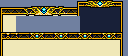

A 2D game scene composited from a Tiled map and its tileset images. What follows is a short description and the map's XML, with every tile layer's data as written:
An orthogonal 16x7 tile map with 8x8 px tiles, 1 tile layer (Tile Layer 1).

<map version="1.5" tiledversion="1.7.2" orientation="orthogonal" renderorder="right-down" width="16" height="7" tilewidth="8" tileheight="8" infinite="0" nextlayerid="2" nextobjectid="1">
 <tileset firstgid="1" name="MenuTiles" tilewidth="8" tileheight="8" tilecount="136" columns="17">
  <image source="Fenreir_BattleTileset.png" width="136" height="64" />
 </tileset>
 <layer id="1" name="Tile Layer 1" width="16" height="7">
  <data encoding="csv">
20,20,20,21,23,24,25,26,20,27,28,29,30,31,32,33,
10,18,18,12,13,14,15,16,17,19,57,57,57,57,57,9,
2,3,113,115,117,119,121,123,125,127,57,57,57,57,57,9,
2,3,114,116,118,120,122,124,126,128,57,57,57,57,57,9,
4,2147483655,2147483655,7,5,6,7,5,6,7,5,6,7,5,6,8,
2,3,3,3,3,3,3,3,3,3,3,3,3,3,3,9,
2,3,3,3,3,3,3,3,3,3,3,3,3,3,3,9
</data>
 </layer>
</map>
